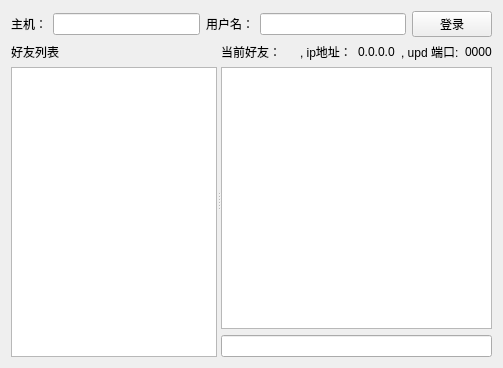
<?xml version="1.0" encoding="UTF-8"?>
<ui version="4.0">
 <class>MainWindow</class>
 <widget class="QWidget" name="MainWindow">
  <property name="geometry">
   <rect>
    <x>0</x>
    <y>0</y>
    <width>503</width>
    <height>368</height>
   </rect>
  </property>
  <property name="windowTitle">
   <string>MainWindow</string>
  </property>
  <layout class="QVBoxLayout" name="verticalLayout_3">
   <item>
    <layout class="QHBoxLayout" name="horizontalLayout">
     <item>
      <widget class="QLabel" name="label">
       <property name="text">
        <string>主机：</string>
       </property>
      </widget>
     </item>
     <item>
      <widget class="QLineEdit" name="leHost"/>
     </item>
     <item>
      <widget class="QLabel" name="label_2">
       <property name="text">
        <string>用户名：</string>
       </property>
      </widget>
     </item>
     <item>
      <widget class="QLineEdit" name="leUser"/>
     </item>
     <item>
      <widget class="QPushButton" name="pbLogin">
       <property name="text">
        <string>登录</string>
       </property>
       <property name="checkable">
        <bool>true</bool>
       </property>
      </widget>
     </item>
    </layout>
   </item>
   <item>
    <widget class="QSplitter" name="splitter">
     <property name="orientation">
      <enum>Qt::Horizontal</enum>
     </property>
     <widget class="QWidget" name="">
      <layout class="QVBoxLayout" name="verticalLayout">
       <item>
        <widget class="QLabel" name="label_3">
         <property name="text">
          <string>好友列表</string>
         </property>
        </widget>
       </item>
       <item>
        <widget class="QListWidget" name="lwContacts">
         <property name="sizePolicy">
          <sizepolicy hsizetype="Preferred" vsizetype="Expanding">
           <horstretch>0</horstretch>
           <verstretch>0</verstretch>
          </sizepolicy>
         </property>
        </widget>
       </item>
      </layout>
     </widget>
     <widget class="QWidget" name="">
      <layout class="QVBoxLayout" name="verticalLayout_2">
       <item>
        <layout class="QHBoxLayout" name="horizontalLayout_3">
         <item>
          <widget class="QLabel" name="label_5">
           <property name="text">
            <string>当前好友：</string>
           </property>
          </widget>
         </item>
         <item>
          <widget class="QLabel" name="lbCont">
           <property name="text">
            <string/>
           </property>
          </widget>
         </item>
         <item>
          <widget class="QLabel" name="label_9">
           <property name="text">
            <string>, ip地址：</string>
           </property>
          </widget>
         </item>
         <item>
          <widget class="QLabel" name="lbIp">
           <property name="text">
            <string>0.0.0.0</string>
           </property>
          </widget>
         </item>
         <item>
          <widget class="QLabel" name="label_7">
           <property name="text">
            <string>, upd 端口:</string>
           </property>
          </widget>
         </item>
         <item>
          <widget class="QLabel" name="lbPort">
           <property name="text">
            <string>0000</string>
           </property>
          </widget>
         </item>
        </layout>
       </item>
       <item>
        <widget class="QTextEdit" name="teMessages">
         <property name="readOnly">
          <bool>true</bool>
         </property>
         <property name="acceptRichText">
          <bool>false</bool>
         </property>
        </widget>
       </item>
       <item>
        <widget class="QLineEdit" name="leSendBuffer"/>
       </item>
      </layout>
     </widget>
    </widget>
   </item>
  </layout>
 </widget>
 <resources/>
 <connections/>
</ui>
